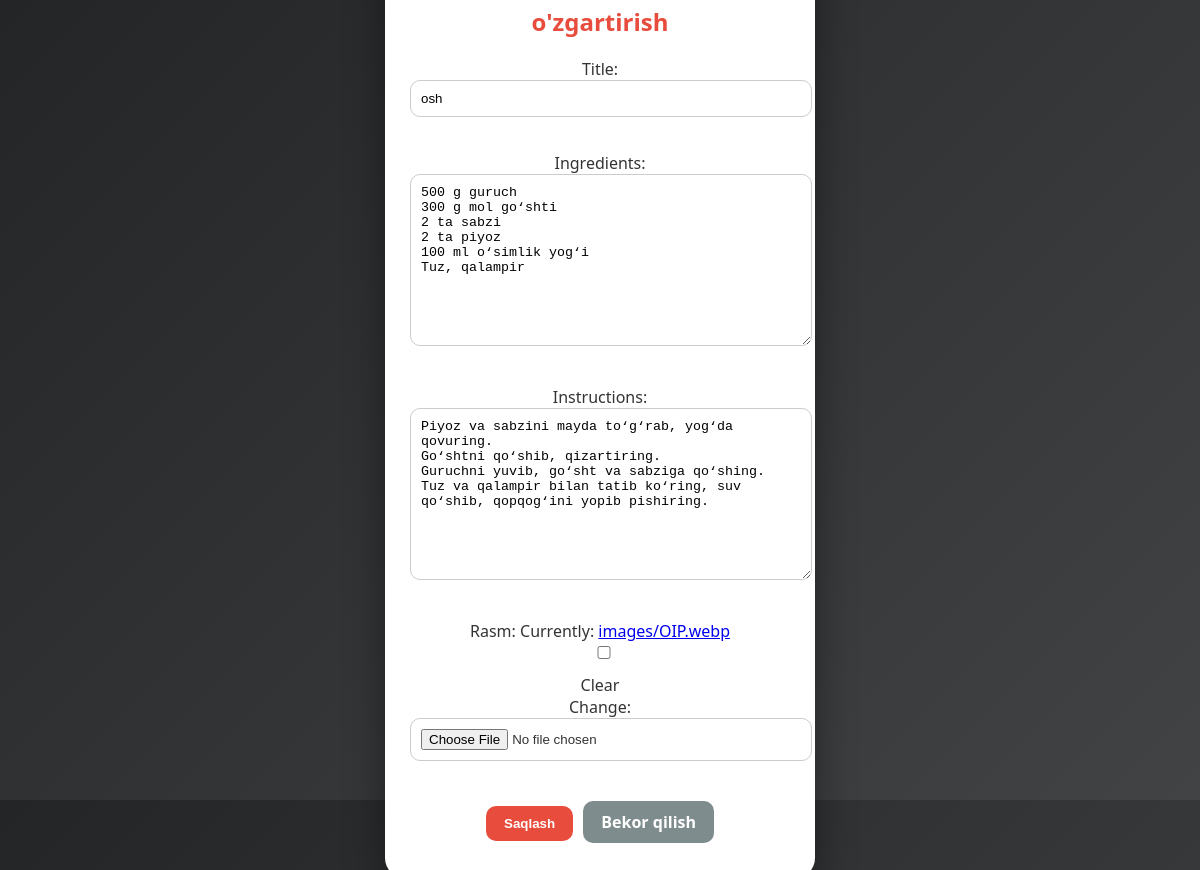
The page /app/taom/osh/edit/ on the database its author committed.
### app/models.py (models this page shows, shortened)
class Taom(models.Model):
    title = models.CharField(max_length=200)
    ingredients = models.TextField()
    instructions = models.TextField()
    rasm = models.ImageField(upload_to="images/",default="css/images/salom.png",null=True, blank=True)
    slug = models.SlugField(max_length=100, unique=True, blank=True)

### app/views.py (the view, shortened to what this page needs)
# urls.py: path('taom/<slug:slug>/edit/', views.StudentUpdateView.as_view(), name='user_edit'),
class StudentUpdateView(UpdateView):
    model = Taom
    form_class = StudentForm
    template_name = 'myapp/user_form.html'
    success_url = reverse_lazy('user_list')

### app/forms.py
class StudentForm(forms.ModelForm):
    class Meta:
        model = Taom
        fields = ['title' , 'ingredients' , 'instructions' , 'rasm']

### templates/myapp/user_form.html (shortened to what this page needs)
{% load static %}
<!DOCTYPE html>
<html lang="uz">
<head>
    <link rel="stylesheet" href="{% static 'css/xayir.css' %}">
</head>
<body>
    <div class="delete-box">
        <h2>Taomni ma'lumotlarini o'zgartirish</h2>
        <form method="post" enctype="multipart/form-data">
            {{ form.as_p }}
            <button type="submit" class="btn btn-danger">Saqlash</button>
            <a href="{% url 'user_list' %}" class="btn btn-cancel">Bekor qilish</a>
        </form>
    </div>
</body>
</html>

### static/css/xayir.css (style rules this page uses)
body { margin: 0; font-family: 'Segoe UI', sans-serif; background: linear-gradient(135deg, #232526, #414345); display: flex; justify-content: center; align-items: center; height: 100vh; }
.delete-box { background: #fff; padding: 30px 25px; border-radius: 20px; width: 380px; text-align: center; box-shadow: 0 15px 40px rgba(0,0,0,0.4); animation: fadeIn 0.4s ease; }
.delete-box h2 { color: #e74c3c; margin-bottom: 20px; }
.delete-box p { margin-bottom: 20px; color: #333; }
.delete-box form input, .delete-box form textarea, .delete-box form select { width: 100%; padding: 10px; margin-bottom: 15px; border-radius: 10px; border: 1px solid #ccc; outline: none; transition: 0.3s; }
.btn { display: inline-block; padding: 10px 18px; margin: 5px 3px; border-radius: 10px; text-decoration: none; color: #fff; font-weight: bold; transition: 0.3s; }
.btn-danger { background: #e74c3c; border: none; cursor: pointer; }
.btn-cancel { background: #7f8c8d; }

### rows shown on the page
Taom: title "osh", ingredients "500 g guruch 300 g mol go‘shti 2 ta sabzi 2 ta piyoz 100 ml o‘simlik yog‘i Tuz, qalampir", instructions "Piyoz va sabzini mayda to‘g‘rab, yog‘da qovuring. Go‘shtni qo‘shib, qizartiring. Guruchni yuvib, go‘sht va sabziga qo‘shing. Tuz va qalampir bilan tatib ko‘ring, suv qo‘shib, qopqog‘ini yopib pishiring."
